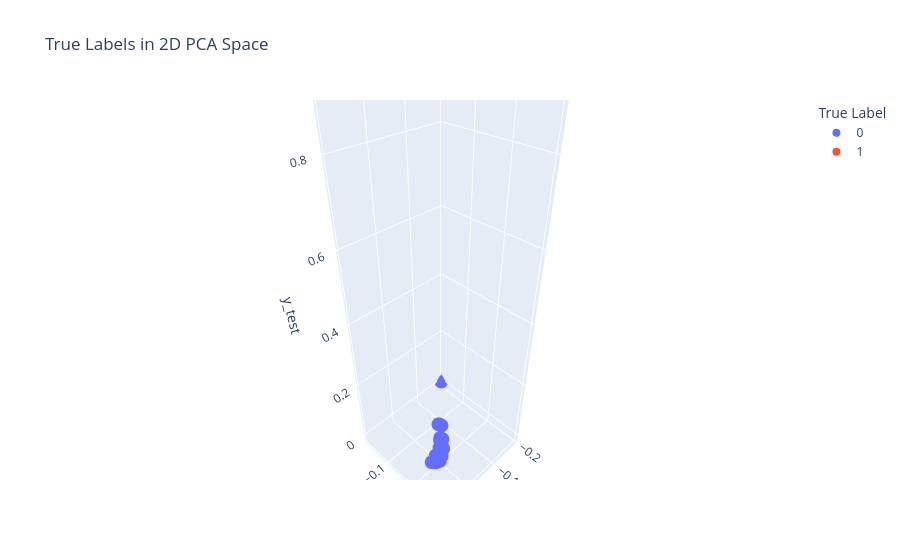
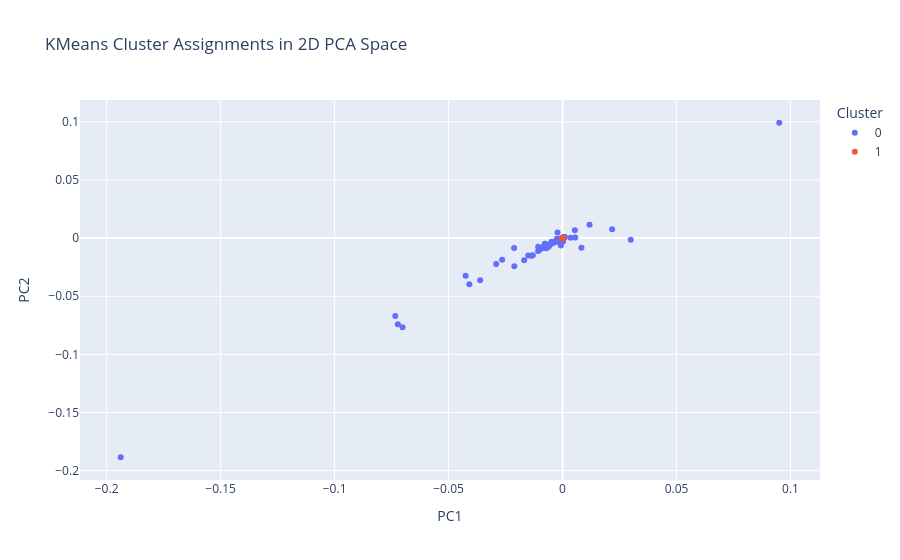

The notebook cell these images were saved under, in order:
### Code cell
import plotly.express as px
from sklearn.decomposition import PCA


# ─────────── Plot 1: True Labels ───────────
fig_true = px.scatter_3d(
    x=X_test[:, 0], 
    y=X_test[:, 1], 
    z=y_test,
    color=y_test.astype(str),
    labels={'x':'PC1','y':'PC2',"z": "y_test",'color':'True Label'},
    title='True Labels in 2D PCA Space'
)
fig_true.show()

# ─────────── Plot 2: KMeans Clusters ───────────
fig_cluster = px.scatter(
    x=X_test[:, 0], 
    y=X_test[:, 1], 
    color=preds.astype(str),
    labels={'x':'PC1','y':'PC2','color':'Cluster'},
    title='KMeans Cluster Assignments in 2D PCA Space'
)
fig_cluster.show()

### Figure 1 — Plotly figure (JSON) as saved in the notebook; plotly's stock layout.template omitted (floating-point values rounded to 4 significant figures; data arrays with more than 128 entries replaced by an {"elided": "..."} marker saying what was removed)
{"data": [{"hovertemplate": "True Label=0<br>PC1=%{x}<br>PC2=%{y}<br>y_test=%{z}<extra></extra>", "legendgroup": "0", "marker": {"color": "#636efa", "symbol": "circle"}, "mode": "markers", "name": "0", "scene": "scene", "showlegend": true, "type": "scatter3d", "x": {"elided": "215 float values"}, "y": {"elided": "215 float values"}, "z": {"elided": "215 int values"}}, {"hovertemplate": "True Label=1<br>PC1=%{x}<br>PC2=%{y}<br>y_test=%{z}<extra></extra>", "legendgroup": "1", "marker": {"color": "#EF553B", "symbol": "circle"}, "mode": "markers", "name": "1", "scene": "scene", "showlegend": true, "type": "scatter3d", "x": [-0.0001929, -8.273e-05, -0.01504, 0.0002856, -7.093e-05, -6.175e-05, -0.0002184, 0.0006422, 0.0002015, -7.915e-05, -0.002697, -0.0002887, -9.251e-05, -2.563e-05, -0.02117, 2.48e-05, 0.0001464, -0.02913, -7.129e-05, -0.005887, -3.397e-05, -0.0001678, -0.005588, -7.796e-05, 5.519e-05, 0.0002919, 0.0002192, -0.0001792, -0.003401, -0.0001253, 0.0006922, 0.000352, -0.006349, 4.387e-05, 2.468e-05, -0.00101, -5.364e-06, -9.286e-05, 8.953e-05, -0.0003695, 2.98e-05, -0.001785, 1.705e-05, -7.105e-05, 8.249e-05, 9.298e-06, -1.788e-05, -5.913e-05, -0.003682, -0.000173, 1.454e-05, -0.0001607, -0.004068, -0.0001028, -0.0002018, -0.001888, -2.229e-05, 0.0006777, -6.58e-05, -0.0007771, -0.0001029, -7.439e-05, -7.856e-05, 5.245e-06, 9.62e-05, -8.988e-05, -6.616e-05, 0.0009866, 7.069e-05, -0.0001268, -0.0001829, -0.0007656, 0.0002038, -0.0003191, -0.000147, -0.002473, -7.272e-05, -0.0001507, -0.01374, -6.33e-05, -0.0003855, 0.0002453, -0.000107, 7.582e-05, -0.0001593, 8.142e-05, 3.982e-05, 0.0002685, 0.000102, -3.707e-05, -0.007018, 1.597e-05, -9.453e-05, -5.066e-05], "y": [-0.0001563, 4.53e-06, -0.015, 0.0003889, -5.925e-05, -4.435e-05, -0.0002217, 0.0009068, 0.0003533, -4.125e-05, -0.002472, -0.0002593, -8.261e-05, -3.338e-05, -0.02422, 6.139e-05, 0.0002061, -0.02236, -3.719e-05, -0.005631, -2.837e-05, -0.0003123, -0.005363, -0.0001051, 7.582e-05, 0.0003129, 0.0003053, -0.0001372, -0.002929, -0.0001036, 0.0007334, 0.0002981, -0.006001, -2.992e-05, 4.137e-05, -0.001427, 5.352e-05, -6.461e-05, 4.733e-05, -0.0003009, 7.582e-05, -0.003293, 6.199e-06, -7.021e-05, 2.05e-05, 3.207e-05, 1.359e-05, 6.962e-05, -0.003787, -0.0001296, -3.207e-05, -9.739e-05, -0.003785, -5.281e-05, -0.0002375, -0.002611, -6.199e-06, 0.0005509, 3.481e-05, -0.0007249, -0.0001245, -8.857e-05, -3.576e-05, -4.351e-05, -1.395e-05, -0.0001414, 9.489e-05, 0.0009105, 7.939e-05, -0.0001485, -9.799e-05, -0.006322, 0.0001767, -0.0003566, -0.0002375, -0.0006191, 4.53e-06, -7.749e-05, -0.0152, -3.767e-05, -0.0003604, 0.0002618, -3.004e-05, 2.563e-05, -2.611e-05, 0.0001183, 4.22e-05, 0.0002729, 1.216e-05, -1.419e-05, -0.006948, -6.461e-05, -7.141e-05, -3.004e-05], "z": [1, 1, 1, 1, 1, 1, 1, 1, 1, 1, 1, 1, 1, 1, 1, 1, 1, 1, 1, 1, 1, 1, 1, 1, 1, 1, 1, 1, 1, 1, 1, 1, 1, 1, 1, 1, 1, 1, 1, 1, 1, 1, 1, 1, 1, 1, 1, 1, 1, 1, 1, 1, 1, 1, 1, 1, 1, 1, 1, 1, 1, 1, 1, 1, 1, 1, 1, 1, 1, 1, 1, 1, 1, 1, 1, 1, 1, 1, 1, 1, 1, 1, 1, 1, 1, 1, 1, 1, 1, 1, 1, 1, 1, 1]}], "layout": {"legend": {"title": {"text": "True Label"}, "tracegroupgap": 0}, "scene": {"domain": {"x": [0, 1], "y": [0, 1]}, "xaxis": {"title": {"text": "PC1"}}, "yaxis": {"title": {"text": "PC2"}}, "zaxis": {"title": {"text": "y_test"}}}, "title": {"text": "True Labels in 2D PCA Space"}}}

### Figure 2 — Plotly figure (JSON) as saved in the notebook; plotly's stock layout.template omitted (floating-point values rounded to 4 significant figures; data arrays with more than 128 entries replaced by an {"elided": "..."} marker saying what was removed)
{"data": [{"hovertemplate": "Cluster=0<br>PC1=%{x}<br>PC2=%{y}<extra></extra>", "legendgroup": "0", "marker": {"color": "#636efa", "symbol": "circle"}, "mode": "markers", "name": "0", "orientation": "v", "showlegend": true, "type": "scatter", "x": {"elided": "302 float values"}, "xaxis": "x", "y": {"elided": "302 float values"}, "yaxis": "y"}, {"hovertemplate": "Cluster=1<br>PC1=%{x}<br>PC2=%{y}<extra></extra>", "legendgroup": "1", "marker": {"color": "#EF553B", "symbol": "circle"}, "mode": "markers", "name": "1", "orientation": "v", "showlegend": true, "type": "scatter", "x": [0.0002189, -2.897e-05, -7.188e-05, 0.0003817, -2.742e-06, -0.0003107, 0.0001408], "xaxis": "x", "y": [0.0001537, -5.09e-05, -7.486e-05, 0.0003603, -1.192e-05, -0.000411, 0.0001192], "yaxis": "y"}], "layout": {"legend": {"title": {"text": "Cluster"}, "tracegroupgap": 0}, "title": {"text": "KMeans Cluster Assignments in 2D PCA Space"}, "xaxis": {"anchor": "y", "domain": [0, 1], "title": {"text": "PC1"}}, "yaxis": {"anchor": "x", "domain": [0, 1], "title": {"text": "PC2"}}}}
